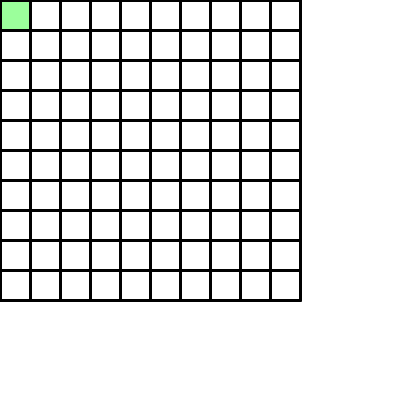
Frame 1 (no input)
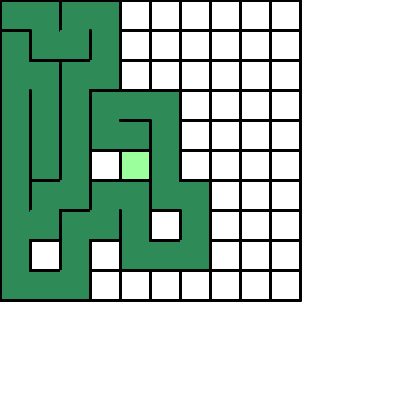
Frame 60 (the mouse pressed at the canvas centre just before this capture)
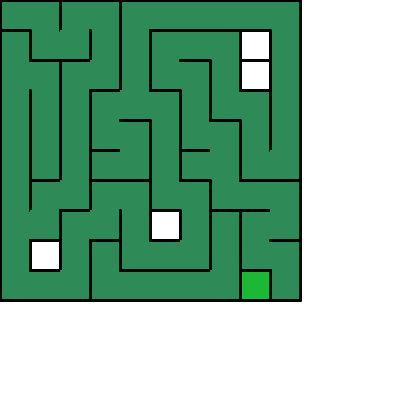
Frame 120 (the mouse held since frame 60 and released just before this capture)

The Processing sketch that drew these frames (run headless with seeded random() and noise(); from frame 60 on, the mouse is pressed at the canvas centre):

// Processing sketch: GenerationLabyrinthe
// ── GenerationLabyrinthe.pde
import java.util.Stack;
static final int w = 30;   // taille de chaque cellule
static final int hauteur = 10;        // nombre de lignes
static final int largeur = 10;        // nombre de colonnes


Stack stack = new Stack();
static Cellule mat[][];
Cellule current;
int debug =0;

void setup()

{
  size(400,400);
  background(255);
 
  mat = new Cellule[largeur][hauteur];
  
  // On initialise notre matrice
  for(int i=0;i<largeur;i++)
    for(int j=0;j<hauteur;j++)
      mat[i][j] = new Cellule(i,j);
  
  current = mat[0][0];
}

void draw()

{
  //frameRate(15);
  affichageLabyrinthe();
  fill(0,255,0,100);
  rect(current.x,current.y,w,w);
  noFill();
  
  //La cellule corrante et marquée comme visitée
  current.visited = true;
  
  // election d'une cellule voisine nos visitée de façon aléatoir
  Cellule next = randomVoisin(current);
  
  if(next==null && stack.empty()){
    return;
  }
  else if(next==null){
    current = (Cellule)stack.pop();
  }
  else{
    stack.push(current);
    // supprimmer mur
    removeWall(current,next);
    current = next;
  }
}

void affichageLabyrinthe()
{
  background(255);
  for(int i=0;i<mat.length;i++)
    for(int j=0;j<mat[0].length;j++)
      mat[i][j].affichageCellule();
}

// supprimer mur
void removeWall(Cellule current, Cellule next)
{
  int app = current.x-next.x;
  if(app>0)
    {current.gauche=false; next.droite=false;}
  else if(app<0)
    {current.droite=false; next.gauche=false;}
  
  app = current.y-next.y;
  if(app>0)
    {current.haut=false; next.bas=false;}
  if(app<0)
    {current.bas=false; next.haut=false;}
}

// Retourne une cellule voisine aléatoire qui n'a pas encore été visitée
// On stack toutes les cellules vosines non visitées
// On retourne une d'entre elle de manière aléatoire
  public Cellule randomVoisin(Cellule current)
  {
    int i=current.x/w, 
        j=current.y/w;
    Stack neighbours = new Stack();
    
    // Cellule de haut existe et non visitée
    if(j-1>=0 && !mat[i][j-1].visited) neighbours.push(mat[i][j-1]);
    
    // Cellule de bas existe et non visitée
    if(j+1<hauteur && !mat[i][j+1].visited) neighbours.push(mat[i][j+1]);
    
    // Cellule de gauche existe et non visitée
    if(i-1>=0 && !mat[i-1][j].visited) neighbours.push(mat[i-1][j]);
    
    // Cellule de droite existe et non visitée
    if(i+1<largeur && !mat[i+1][j].visited) neighbours.push(mat[i+1][j]);
   
    
    if(!neighbours.empty())
      return (Cellule)neighbours.elementAt((int)random(neighbours.size()));
    else
      return null;
  }

// ── Cellule.pde
class Cellule
{
  // Position de la cellule identifiée par x et y
  int x,y;
  
  // Cellule visitée ou pas
  boolean visited;
  
  // Taille de la cellule
  static final int taille = 30;
  
  // Murs de la cellule
  public boolean haut,bas,droite,gauche;
          
  //Constructeur
  Cellule(int x, int y)
  {
    this.x=x*taille;
    this.y=y*taille;
    this.haut = true;
    this.bas = true;
    this.gauche = true;
    this.droite = true;
    this.visited = false;
  }
  
  // Affichage de la cellule
  public void affichageCellule()
  {  
    if(visited)
    {
      fill(#2E8B57);
      noStroke();
      rect(x,y,taille,taille);
      noFill();
    }
    
    strokeWeight(3);
    stroke(1);
    if(haut)
      line(x,  y,  x+taille,  y);
    if(bas)
      line(x,  y+taille,  x+taille,  y+taille);
    if(droite)
      line(x+taille,  y,  x+taille,  y+taille);
    if(gauche)
      line(x,  y,  x,  y+taille);
  }
  
}
